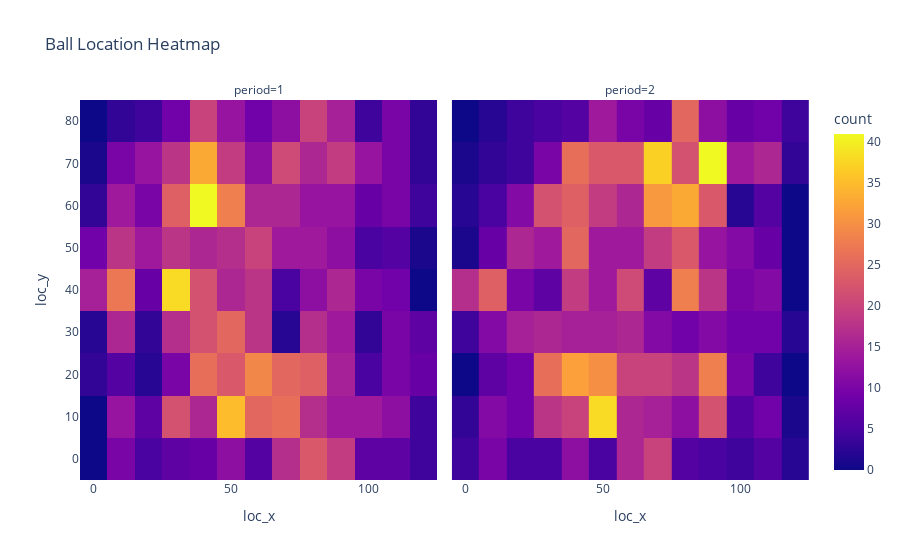

Notebook cell for this chart:
### Code cell
#si-figure-3
import plotly.express as px
import pandas as pd
import requests, json

# Import data about the Women's World Cup Final match
data = pd.json_normalize(json.loads(requests.get("https://raw.githubusercontent.com/statsbomb/open-data/master/data/events/69321.json").text))
# Choosing a few columns to keep
data = data[['id', 'index', 'period', 'timestamp', 'minute', 'second', 'possession', 'duration',
 'type.id', 'type.name', 'possession_team.id', 'possession_team.name', 'play_pattern.id',
 'play_pattern.name', 'team.id', 'team.name', 'location', 'player.id', 'player.name', "shot.outcome.name"]]
data = data[data['location'].notnull()]


data['loc_x'] = [x[0] for x in data['location']]
data['loc_y'] = [x[1] for x in data['location']]

heatMap = px.density_heatmap(
    data,
    x = 'loc_x',
    y = 'loc_y',
    nbinsx = 15,
    nbinsy = 10,
    title = 'Ball Location Heatmap',
    facet_col = 'period'
)

#This heat map shows common spots where plays are made during each period.
heatMap.show()

### Figure 1 — Plotly figure (JSON) as saved in the notebook; plotly's stock layout.template omitted (floating-point values rounded to 4 significant figures; data arrays with more than 128 entries replaced by an {"elided": "..."} marker saying what was removed)
{"data": [{"coloraxis": "coloraxis", "hovertemplate": "period=1<br>loc_x=%{x}<br>loc_y=%{y}<br>count=%{z}<extra></extra>", "name": "", "nbinsx": 15, "nbinsy": 10, "type": "histogram2d", "x": {"elided": "1542 float values"}, "xaxis": "x", "xbingroup": "x", "y": {"elided": "1542 float values"}, "yaxis": "y", "ybingroup": "y"}, {"coloraxis": "coloraxis", "hovertemplate": "period=2<br>loc_x=%{x}<br>loc_y=%{y}<br>count=%{z}<extra></extra>", "name": "", "nbinsx": 15, "nbinsy": 10, "type": "histogram2d", "x": {"elided": "1503 float values"}, "xaxis": "x2", "xbingroup": "x", "y": {"elided": "1503 float values"}, "yaxis": "y2", "ybingroup": "y"}], "layout": {"annotations": [{"font": {}, "showarrow": false, "text": "period=1", "x": 0.245, "xanchor": "center", "xref": "paper", "y": 1, "yanchor": "bottom", "yref": "paper"}, {"font": {}, "showarrow": false, "text": "period=2", "x": 0.755, "xanchor": "center", "xref": "paper", "y": 1, "yanchor": "bottom", "yref": "paper"}], "coloraxis": {"colorbar": {"title": {"text": "count"}}, "colorscale": [[0, "#0d0887"], [0.1111, "#46039f"], [0.2222, "#7201a8"], [0.3333, "#9c179e"], [0.4444, "#bd3786"], [0.5556, "#d8576b"], [0.6667, "#ed7953"], [0.7778, "#fb9f3a"], [0.8889, "#fdca26"], [1, "#f0f921"]]}, "legend": {"tracegroupgap": 0}, "title": {"text": "Ball Location Heatmap"}, "xaxis": {"anchor": "y", "domain": [0, 0.49], "title": {"text": "loc_x"}}, "xaxis2": {"anchor": "y2", "domain": [0.51, 1], "matches": "x", "title": {"text": "loc_x"}}, "yaxis": {"anchor": "x", "domain": [0, 1], "title": {"text": "loc_y"}}, "yaxis2": {"anchor": "x2", "domain": [0, 1], "matches": "y", "showticklabels": false}}}
